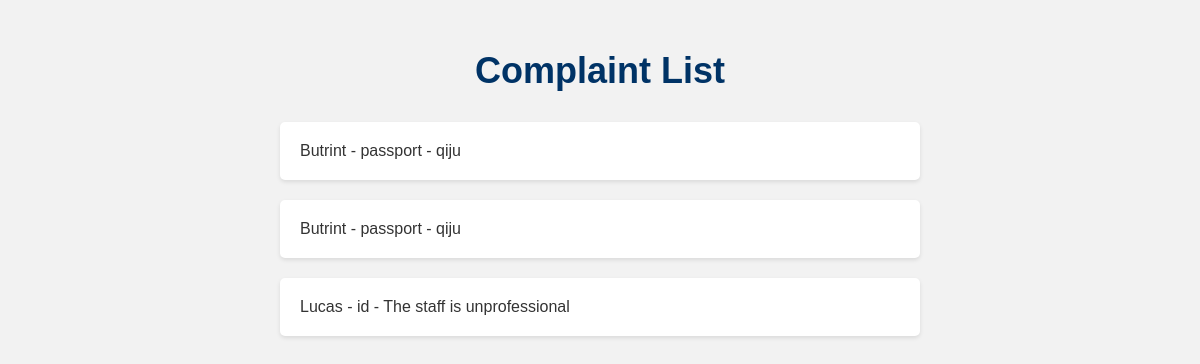
The page /complaint/list/ on the database its author committed.
### registration/models.py (models this page shows, shortened)
class Complaint(models.Model):
    name = models.CharField(max_length=100)
    appointment_type = models.CharField(
        max_length=20,
        choices=[
            ('passport', 'Passport'),
            ('id', 'ID'),
            ('driverslicence', "Driver's Licence"),
            ('utilitybill', 'Utility Bill'),
        ],
    )
    description = models.TextField(default='No description provided')
    created_at = models.DateTimeField(auto_now_add=True)

### registration/views.py (the view)
# urls.py: path('complaint/list/', ComplaintListView.as_view(), name='complaint-list'),
class ComplaintListView(ListView):
    model = Complaint
    template_name = 'registration/complaint_list.html'

### registration/templates/registration/complaint_list.html (shortened to what this page needs)
<h1>Complaint List</h1>
{% if object_list %}
  <ul>
  {% for complaint in object_list %}
    <li>{{ complaint.name }} - {{ complaint.appointment_type }} - {{complaint.description}}</li>
  {% endfor %}
  </ul>
{% else %}
  <p>No complaints yet.</p>
{% endif %}

### registration/templates/registration/complaint_list.html (style rules this page uses)
h1 { color: #003366; font-size: 36px; font-weight: bold; text-align: center; margin: 50px 0 30px; }
ul { list-style-type: none; margin: 0; padding: 0; display: flex; flex-direction: column; align-items: center; }
li { background-color: #fff; border-radius: 5px; box-shadow: 0 2px 4px rgba(0,0,0,0.1); color: #333; margin-bottom: 20px; padding: 20px; width: 80%; max-width: 600px; }

### rows shown on the page
Complaint: name "Butrint", appointment_type "passport", description "qiju"
Complaint: name "Butrint", appointment_type "passport", description "qiju"
Complaint: name "Lucas", appointment_type "id", description "The staff is unprofessional"
